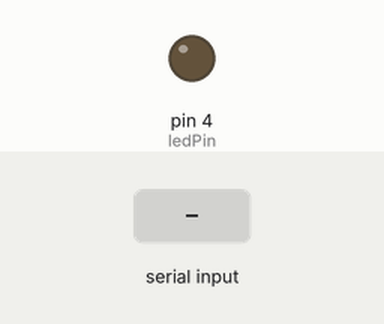
Simulated run of this sketch. Board: Arduino Uno, built with avr-gcc and run on an emulated ATmega328P. Shown: output pins drawn as LEDs (lit = HIGH). Inputs (shaded band) come from the test bench.

Above: at 1.2 s.
1.3 s: "1" received over Serial
At 2.0 s:
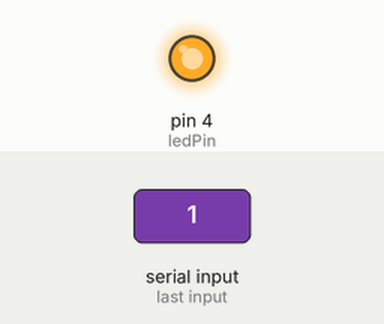
2.8 s: "0" received over Serial
At 3.2 s:
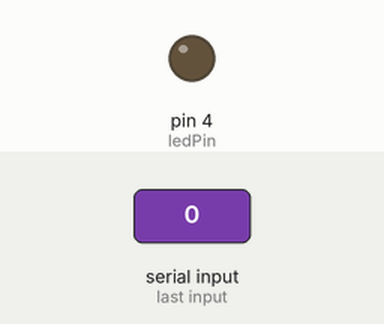
Timing chart, 0 to 5.8 s (numbered marks = the images above; inputs shaded):
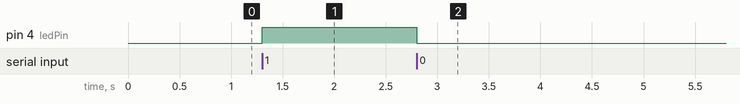

The sketch:

Liga_Desliga_LED.ino
```cpp
int ledPin = 4;  // Pin for the LED on the Arduino
int ledState = LOW;  // Initial state of the LED

// Function executed only once at the beginning of the program
void setup() {
  pinMode(ledPin, OUTPUT); // Pin 13 where the LED is located is configured as an output
  Serial.begin(9600);  // Initialize serial communication at the same baud rate as in MATLAB
}

// Repeatedly executes the main program
void loop() {
  if (Serial.available() > 0) { // Check if there is data available on the serial port for reading
    char command = Serial.read(); // Read the serial port

    if (command == '1') {
      ledState = HIGH;  // Turn on the LED
    } else if (command == '0') {
      ledState = LOW;   // Turn off the LED
    } else if (command == '2'){
      ledState = LOW;
      Serial.end();
    }

    digitalWrite(ledPin, ledState);  // Update the state of the LED
  }
}
```

Measured:
- after the input at 1.3 s, pin 4 (ledPin): LOW → HIGH at once
- after the input at 2.8 s, pin 4 (ledPin): HIGH → LOW at once
